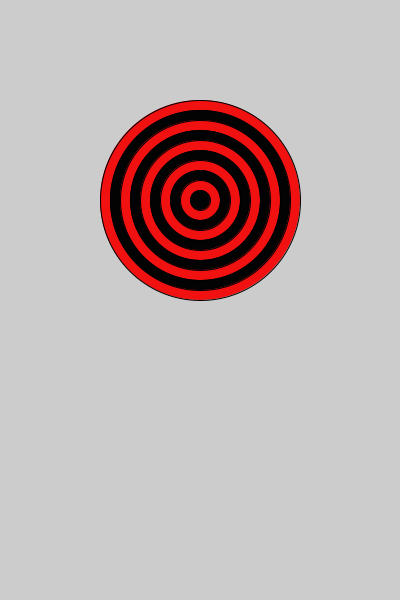
Frame 1 (no input)
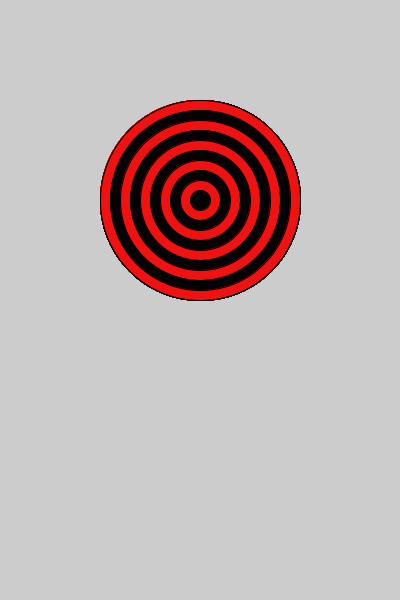
Frame 60 (the mouse pressed at the canvas centre just before this capture)
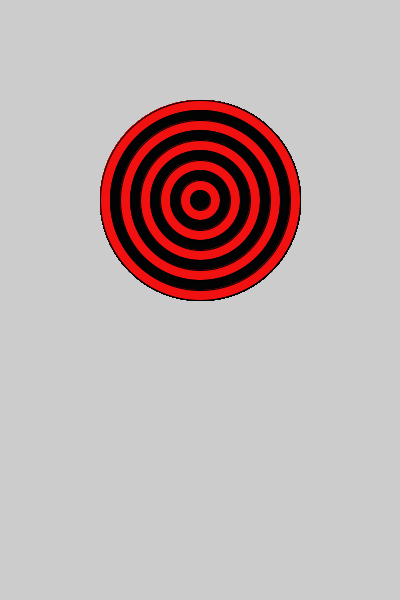
Frame 120 (the mouse held since frame 60 and released just before this capture)

The Processing sketch that drew these frames (run headless with seeded random() and noise(); from frame 60 on, the mouse is pressed at the canvas centre):

// Processing sketch: bullseye
// ── bullseye.pde

    void setup(){
        size(400,600);  

    }

    void draw(){
      fill(#F21111);
 ellipse(200, 200, 200, 200);
 fill(#030303);
ellipse(200, 200, 180, 180);
fill(#F21111);
ellipse(200,200,160,160);
fill(#030303);
ellipse(200,200,140,140);
fill(#F21111);
ellipse(200,200,120,120);
fill(#030303);
ellipse(200,200,100,100);
fill(#F21111);
ellipse(200,200,80,80);
fill(#030303);
ellipse(200,200,60,60);
fill(#F21111);
ellipse(200,200,40,40);
fill(#030303);
ellipse(200,200,20,20);
    }
              
